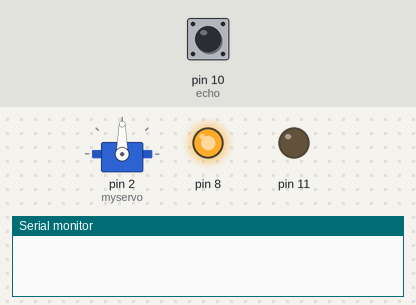
A sketch run on a simulated Arduino Uno, built with avr-gcc and run on an emulated ATmega328P. On the bench: servo, output pins drawn as LEDs (lit = HIGH), the last lines printed to the serial monitor. The inputs (shaded band) are chosen by the test bench; at power-on: pin 10 (echo) LOW. Pins used as bus, display or sensor lines are not drawn.

Above: at 0.1 s.
At 1.2 s:
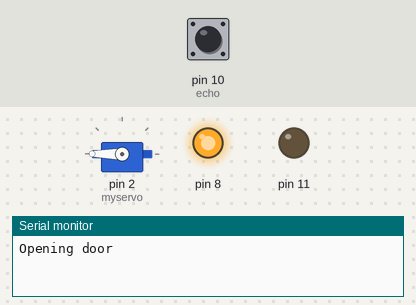
1.3 s: pin 10 (echo) pulsed HIGH 5 times (0.12 s each, 0.3 s apart)
At 3.8 s:
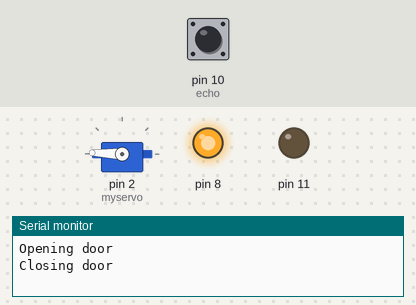
Timing chart, 0 to 6.1 s (numbered marks = the images above; inputs shaded):
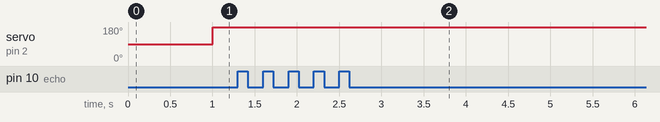

The sketch:

Srishti15.ino
```cpp
/*Automatic door using Servo motor and distance sensor*/

#include <Servo.h>

Servo myservo;

int trig=9;
int echo=10;
int pos=0;
int f;

void setup() {
  // put your setup code here, to run once:
 myservo.attach(2);

 pinMode(8,OUTPUT);
 pinMode(11,OUTPUT);
 digitalWrite(8,HIGH);
 digitalWrite(11,LOW);

 pinMode(trig,OUTPUT);
 pinMode(echo,INPUT);

 Serial.begin(9600);
}

void loop() {
  // put your main code here, to run repeatedly:
  pos=0;
  int d=distance();
   if(d<10&&f==0)
  {
   myservo.write(180);
   Serial.println("Opening door");
   delay(1000);
   f=1;
  }
  if(d>=10&&f==1)
  {
    for (pos = 180; pos >= 0; pos -= 2)
    {
    myservo.write(pos);
    delay(10);
    d=distance();
    if(d<=10)
    {
     break;
    }
    }
    f=0;
   Serial.println("Closing door");
  }

}

int distance()
{

  digitalWrite(trig, LOW);
  delayMicroseconds(2);
  digitalWrite(trig, HIGH);
  delayMicroseconds(5);

  long x=pulseIn(echo,HIGH);

  long dist=(x/2)/29.1;
  return dist;
}
```

Measured:
- after the input at 1.3 s, servo on pin 2 (myservo): 180° → 178° after 1.3 s, → 180° 2.0 s later
